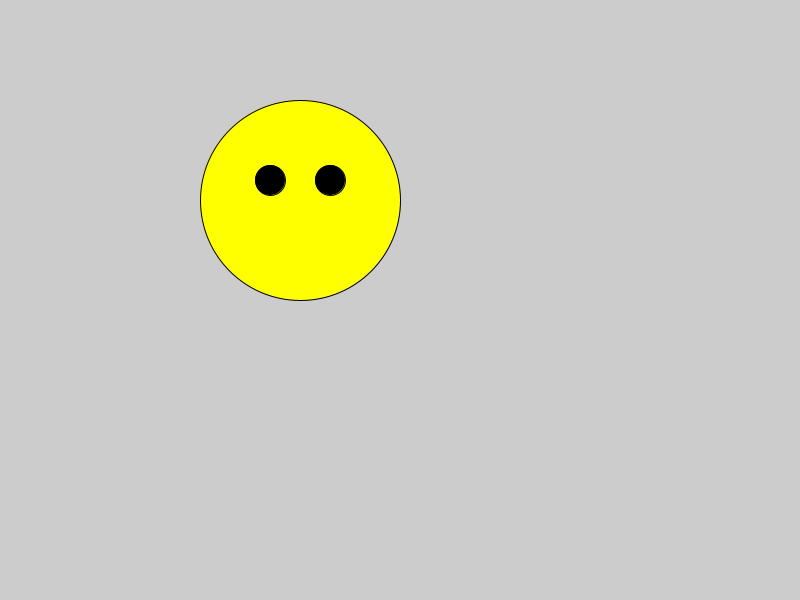
Frame 1 (no input)
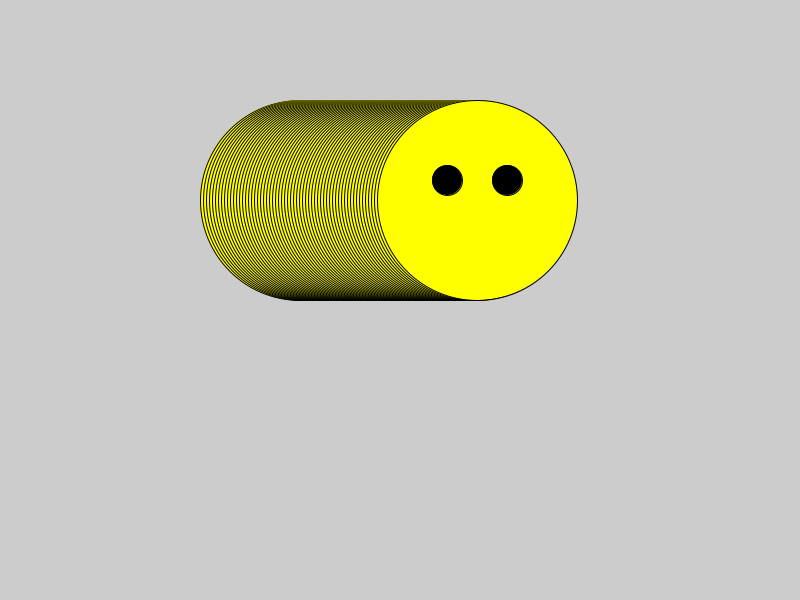
Frame 60 (the mouse pressed at the canvas centre just before this capture)
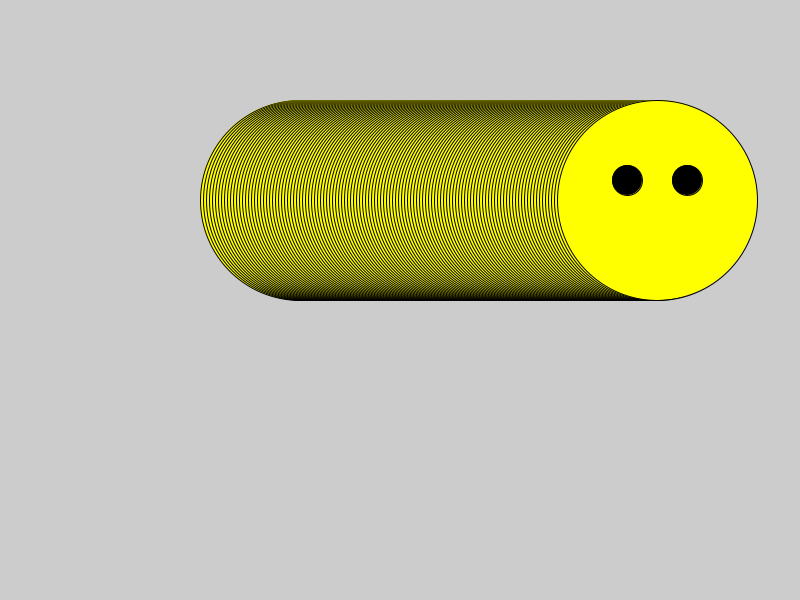
Frame 120 (the mouse held since frame 60 and released just before this capture)

The Processing sketch that drew these frames (run headless with seeded random() and noise(); from frame 60 on, the mouse is pressed at the canvas centre):

// Processing sketch: processing_132936
// ── processing_132936.pde

float headX = 300;
int inc = 3;

void setup() {
  size(800,600);
  frameRate(5);
}

void draw(){
  fill(255,255,0);
  ellipse(headX,200,200,200);
  fill(0,0,0);
  ellipse(headX-30,180,30,30);
  ellipse(headX+30,180,30,30);
  headX += inc;
}
